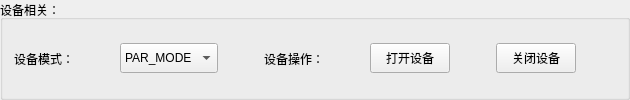
     <widget class="QGroupBox" name="groupBox">
      <property name="minimumSize">
       <size>
        <width>50</width>
        <height>25</height>
       </size>
      </property>
      <property name="title">
       <string>设备相关：</string>
      </property>
      <layout class="QHBoxLayout" name="horizontalLayout_2">
       <item>
        <widget class="QLabel" name="label_7">
         <property name="text">
          <string>设备模式：</string>
         </property>
        </widget>
       </item>
       <item>
        <spacer name="horizontalSpacer_22">
         <property name="orientation">
          <enum>Qt::Orientation::Horizontal</enum>
         </property>
         <property name="sizeType">
          <enum>QSizePolicy::Policy::Fixed</enum>
         </property>
         <property name="sizeHint" stdset="0">
          <size>
           <width>40</width>
           <height>20</height>
          </size>
         </property>
        </spacer>
       </item>
       <item>
        <widget class="QComboBox" name="comboBox">
         <property name="minimumSize">
          <size>
           <width>60</width>
           <height>30</height>
          </size>
         </property>
         <item>
          <property name="text">
           <string>PAR_MODE</string>
          </property>
         </item>
         <item>
          <property name="text">
           <string>SER_MODE</string>
          </property>
         </item>
        </widget>
       </item>
       <item>
        <spacer name="horizontalSpacer_2">
         <property name="orientation">
          <enum>Qt::Orientation::Horizontal</enum>
         </property>
         <property name="sizeType">
          <enum>QSizePolicy::Policy::Fixed</enum>
         </property>
         <property name="sizeHint" stdset="0">
          <size>
           <width>40</width>
           <height>20</height>
          </size>
         </property>
        </spacer>
       </item>
       <item>
        <widget class="QLabel" name="label_8">
         <property name="text">
          <string>设备操作：</string>
         </property>
        </widget>
       </item>
       <item>
        <spacer name="horizontalSpacer_23">
         <property name="orientation">
          <enum>Qt::Orientation::Horizontal</enum>
         </property>
         <property name="sizeType">
          <enum>QSizePolicy::Policy::Fixed</enum>
         </property>
         <property name="sizeHint" stdset="0">
          <size>
           <width>40</width>
           <height>20</height>
          </size>
         </property>
        </spacer>
       </item>
       <item>
        <widget class="QPushButton" name="pushButton_open">
         <property name="minimumSize">
          <size>
           <width>40</width>
           <height>30</height>
          </size>
         </property>
         <property name="text">
          <string>打开设备</string>
         </property>
        </widget>
       </item>
       <item>
        <spacer name="horizontalSpacer">
         <property name="orientation">
          <enum>Qt::Orientation::Horizontal</enum>
         </property>
         <property name="sizeType">
          <enum>QSizePolicy::Policy::Fixed</enum>
         </property>
         <property name="sizeHint" stdset="0">
          <size>
           <width>40</width>
           <height>20</height>
          </size>
         </property>
        </spacer>
       </item>
       <item>
        <widget class="QPushButton" name="pushButton_close">
         <property name="minimumSize">
          <size>
           <width>40</width>
           <height>30</height>
          </size>
         </property>
         <property name="text">
          <string>关闭设备</string>
         </property>
        </widget>
       </item>
       <item>
        <spacer name="horizontalSpacer_3">
         <property name="orientation">
          <enum>Qt::Orientation::Horizontal</enum>
         </property>
         <property name="sizeHint" stdset="0">
          <size>
           <width>40</width>
           <height>20</height>
          </size>
         </property>
        </spacer>
       </item>
      </layout>
     </widget>
